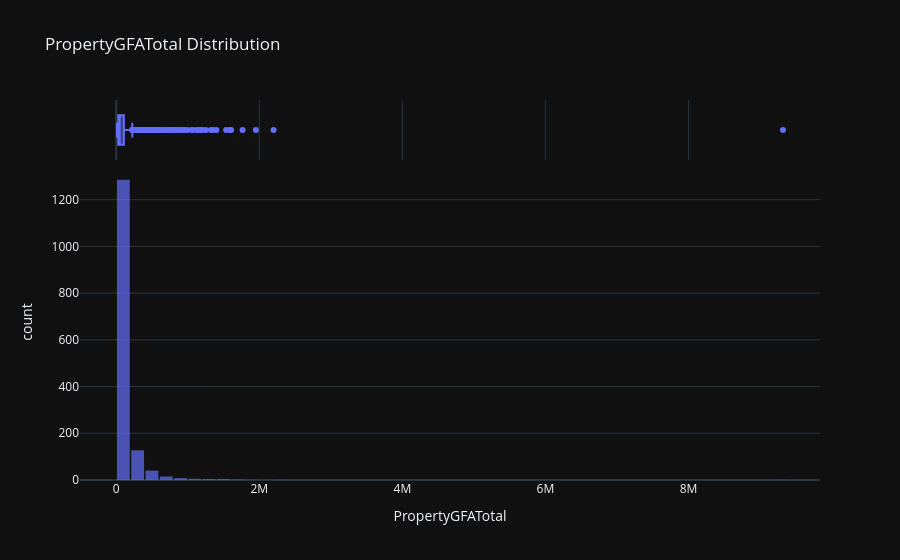

The code cell stored with this chart in its notebook:
### Code cell
# let's plot the distribution with interactivity
interactive_distribution(df=df_compliant_filtered, col='PropertyGFATotal')

### Figure 1 — Plotly figure (JSON) as saved in the notebook; plotly's stock layout.template omitted (floating-point values rounded to 4 significant figures; data arrays with more than 128 entries replaced by an {"elided": "..."} marker saying what was removed)
{"data": [{"bingroup": "x", "hovertemplate": "PropertyGFATotal=%{x}<br>count=%{y}<extra></extra>", "legendgroup": "", "marker": {"color": "#636efa", "opacity": 0.7, "pattern": {"shape": ""}}, "name": "", "nbinsx": 50, "orientation": "v", "showlegend": false, "x": {"elided": "1493 int values"}, "xaxis": "x", "yaxis": "y", "type": "histogram"}, {"hovertemplate": "PropertyGFATotal=%{x}<extra></extra>", "legendgroup": "", "marker": {"color": "#636efa"}, "name": "", "notched": true, "showlegend": false, "x": {"elided": "1493 int values"}, "xaxis": "x2", "yaxis": "y2", "type": "box"}], "layout": {"xaxis": {"anchor": "y", "domain": [0.0, 1.0], "title": {"text": "PropertyGFATotal"}}, "yaxis": {"anchor": "x", "domain": [0.0, 0.8316], "title": {"text": "count"}}, "xaxis2": {"anchor": "y2", "domain": [0.0, 1.0], "matches": "x", "showticklabels": false, "showgrid": true}, "yaxis2": {"anchor": "x2", "domain": [0.8416, 1.0], "matches": "y2", "showticklabels": false, "showline": false, "ticks": "", "showgrid": false}, "legend": {"tracegroupgap": 0}, "title": {"text": "PropertyGFATotal Distribution"}, "barmode": "relative", "bargap": 0.1}}
